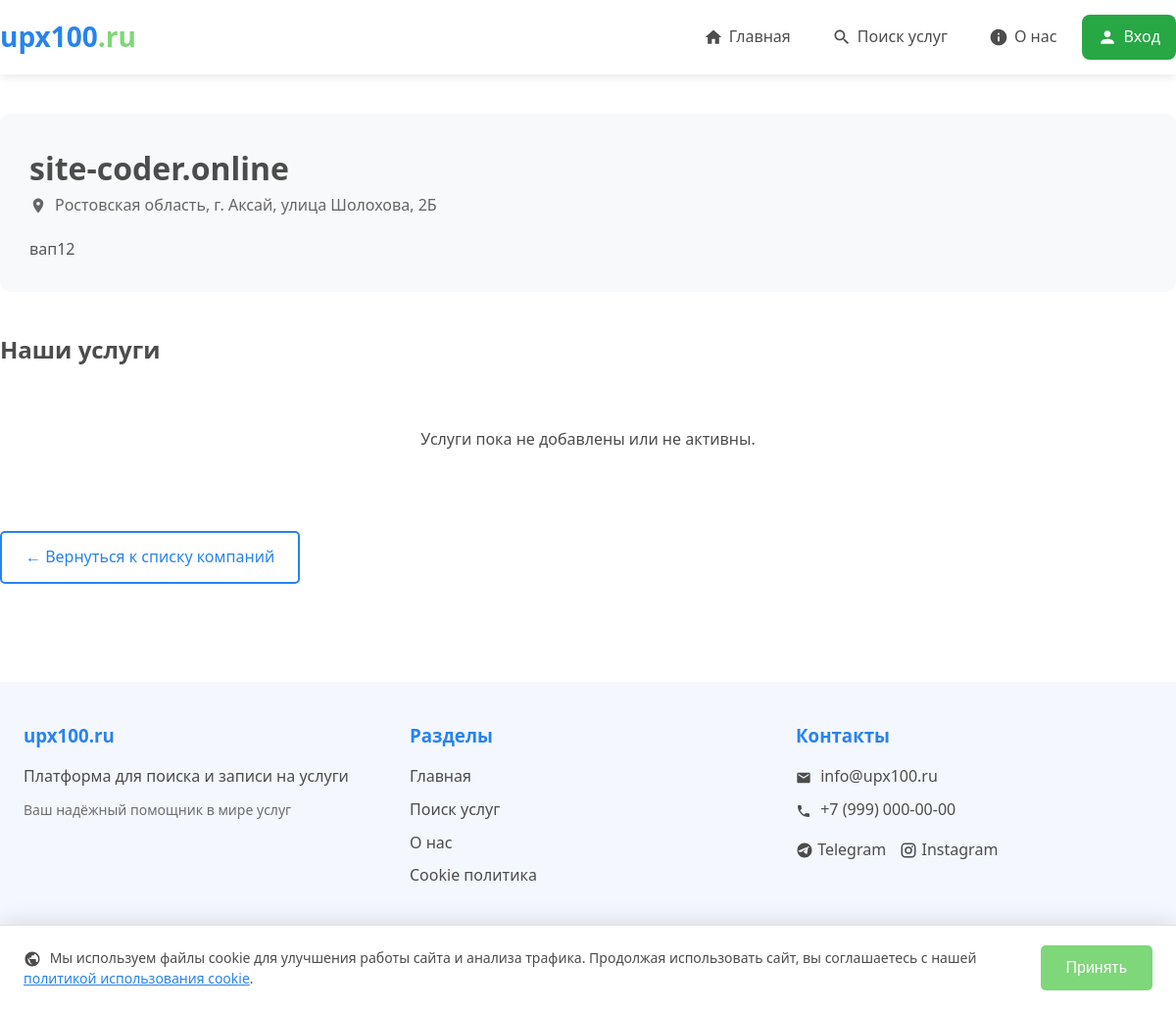
The page /client/company/3/ on the database as committed earlier.
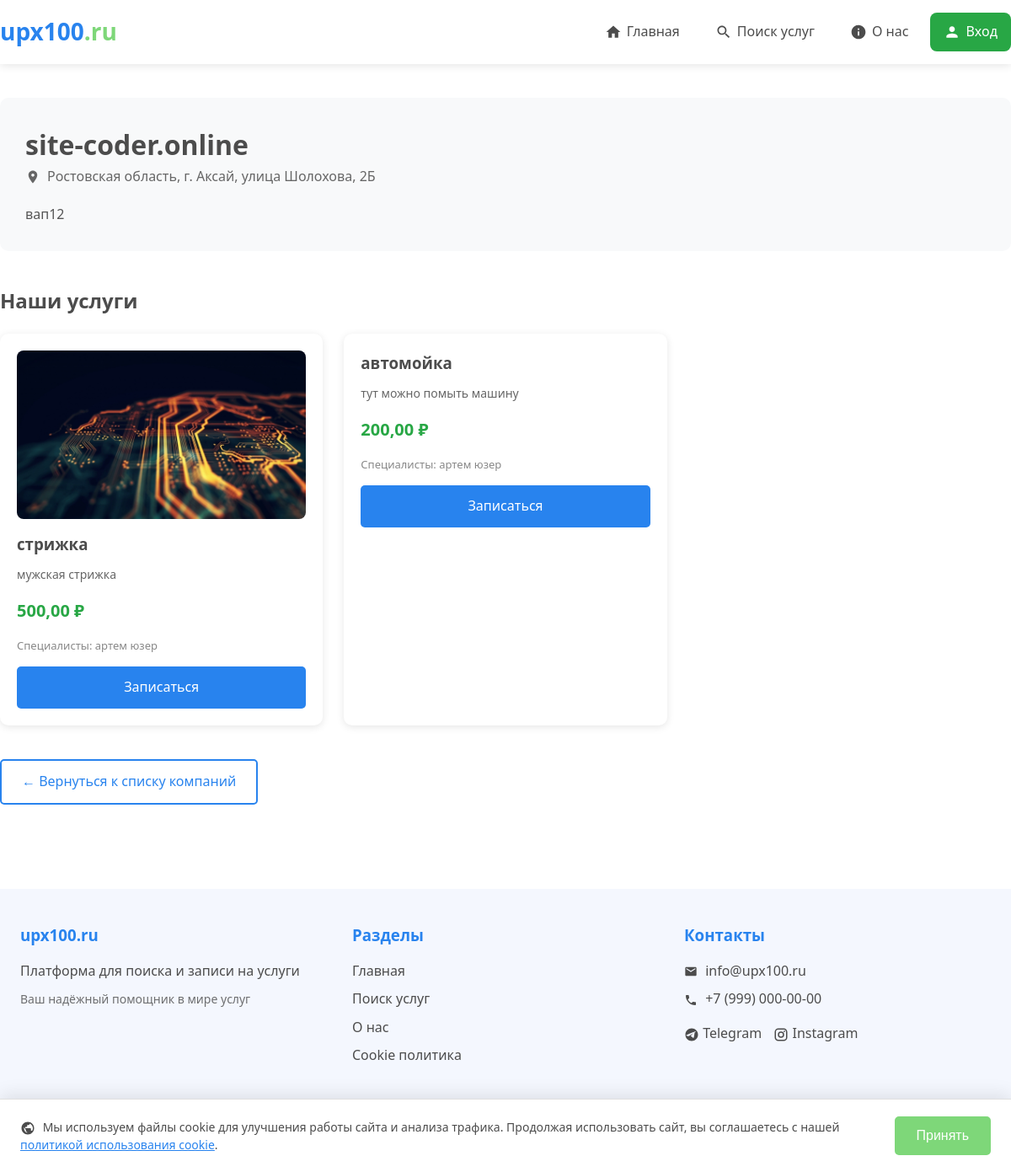
The same page on the database as committed later.
### business/models.py (models this page shows, shortened)
class Service(models.Model):
    company = models.ForeignKey(Company, on_delete=models.CASCADE, related_name='services', verbose_name="Компания")
    category = models.ForeignKey('companies.Category', on_delete=models.SET_NULL, null=True, blank=True, related_name='business_services', verbose_name="Категория")
    subcategory = models.ForeignKey('companies.Subcategory', on_delete=models.SET_NULL, null=True, blank=True, related_name='business_services', verbose_name="Подкатегория")
    employees = models.ManyToManyField(Employee, related_name='services', verbose_name="Сотрудники")
    name = models.CharField(max_length=200, verbose_name="Название услуги")
    description = models.TextField(blank=True, verbose_name="Описание")
    price = models.DecimalField(max_digits=10, decimal_places=2, verbose_name="Цена (руб)")
    duration = models.PositiveIntegerField(help_text="Длительность в минутах", verbose_name="Длительность (мин)", null=True, blank=True)
    photo = models.ImageField(upload_to='service_photos/', blank=True, null=True, verbose_name="Фото услуги")
    created_at = models.DateTimeField(auto_now_add=True)
    updated_at = models.DateTimeField(auto_now=True)
    payment_amount = models.DecimalField(max_digits=10, decimal_places=2, default=0, verbose_name="Сумма оплаты (руб/мес)")
    payment_due_date = models.DateTimeField(null=True, blank=True, verbose_name="Дата окончания оплаты")
    last_payment_date = models.DateTimeField(null=True, blank=True, verbose_name="Дата последней оплаты")
    class Meta:
        verbose_name = "Услуга"
        verbose_name_plural = "Услуги"

class Employee(models.Model):
    company = models.ForeignKey(Company, on_delete=models.CASCADE, related_name='employees', verbose_name="Компания")
    user = models.OneToOneField(settings.AUTH_USER_MODEL, on_delete=models.CASCADE, related_name='employee_profile')
    position = models.CharField(max_length=100, blank=True, verbose_name="Должность")
    phone = models.CharField(max_length=20, blank=True, verbose_name="Телефон")
    is_active = models.BooleanField(default=True, verbose_name="Активен")
    created_at = models.DateTimeField(auto_now_add=True)
    class Meta:
        verbose_name = "Сотрудник"
        verbose_name_plural = "Сотрудники"
        unique_together = ['company', 'user']
    @property
    def name(self):
        return self.user.get_full_name() or self.user.email

### accounts/models.py (models this page shows, shortened)
class User(AbstractBaseUser, PermissionsMixin):
    ROLE_CHOICES = (
        ('admin', 'Администратор'),
        ('entrepreneur', 'Предприниматель'),
        ('employee', 'Сотрудник'),
    )
    email = models.EmailField('Email', unique=True)
    first_name = models.CharField('Имя', max_length=30, blank=True)
    last_name = models.CharField('Фамилия', max_length=30, blank=True)
    phone = models.CharField('Телефон', max_length=20, blank=True)
    role = models.CharField('Роль', max_length=20, choices=ROLE_CHOICES, default='entrepreneur')
    is_staff = models.BooleanField('Статус сотрудника', default=False)
    is_active = models.BooleanField('Активен', default=True)
    date_joined = models.DateTimeField('Дата регистрации', default=timezone.now)
    objects = UserManager()
    USERNAME_FIELD = 'email'
    REQUIRED_FIELDS = []
    class Meta:
        verbose_name = 'Пользователь'
        verbose_name_plural = 'Пользователи'
    def get_full_name(self):
        return f"{self.first_name} {self.last_name}".strip() or self.email

### client/views.py (the view)
# urls.py: path('company/<int:company_id>/', views.company_detail_view, name='company_detail'),
def company_detail_view(request, company_id):
    company = get_object_or_404(Company, pk=company_id, is_verified=True)
    services = company.services.filter(
        payment_due_date__gt=timezone.now(),  # Оплата активна
        payment_due_date__isnull=False,  # Есть дата оплаты
        company__is_verified=True  # Компания проверена
    ).prefetch_related('employees', 'category', 'subcategory')
    context = {
        'company': company,
        'services': services,
    }
    return render(request, 'client/company_detail.html', context)

### templates/client/company_detail.html (shortened to what this page needs)
{% extends 'base.html' %}
{% block content %}
<div class="container" style="padding: 40px 0;">
    <div style="margin-bottom: 40px; padding: 30px; background: #f8f9fa; border-radius: 10px;">
        <div style="display: flex; align-items: center; gap: 20px; margin-bottom: 20px;">
            <div>
                <h1>{{ company.name }}</h1>
                {% if company.address %}
                    <p style="color: #666; display: flex; align-items: center; gap: 8px;">
                        <svg viewBox="0 0 24 24" style="width: 18px; height: 18px; fill: currentColor;"><path d="M12 2C8.13 2 5 5.13 5 9c0 5.25 7 13 7 13s7-7.75 7-13c0-3.87-3.13-7-7-7zm0 9.5c-1.38 0-2.5-1.12-2.5-2.5s1.12-2.5 2.5-2.5 2.5 1.12 2.5 2.5-1.12 2.5-2.5 2.5z"/></svg>
                        {{ company.address }}
                    </p>
                {% endif %}
            </div>
        </div>
        {% if company.description %}
            <p style="color: #555; line-height: 1.6;">{{ company.description }}</p>
        {% endif %}
    </div>
    <h2 style="margin-bottom: 20px;">Наши услуги</h2>
    {% if services %}
        <div style="display: grid; grid-template-columns: repeat(auto-fill, minmax(300px, 1fr)); gap: 25px;">
            {% for service in services %}
                <div class="card" style="padding: 20px; transition: transform 0.2s;" onmouseover="this.style.transform='translateY(-5px)'" onmouseout="this.style.transform='translateY(0)'">
                    {% if service.photo %}
                        <img src="{{ service.photo.url }}" alt="{{ service.name }}" style="width: 100%; height: 200px; object-fit: cover; border-radius: 8px; margin-bottom: 15px;">
                    {% endif %}
                    <h3 style="margin-bottom: 10px;">{{ service.name }}</h3>
                    {% if service.description %}
                        <p style="color: #666; font-size: 14px; margin-bottom: 15px;">{{ service.description|truncatewords:15 }}</p>
                    {% endif %}
                    <div style="display: flex; justify-content: space-between; align-items: center; margin-bottom: 15px;">
                        <span style="font-size: 20px; font-weight: bold; color: #28a745;">{{ service.price }} ₽</span>
                    </div>
                    {% if service.employees.all %}
                        <p style="font-size: 13px; color: #888; margin-bottom: 15px;">
                            Специалисты: {% for emp in service.employees.all|slice:":3" %}{{ emp.name }}{% endfor %}
                        </p>
                    {% endif %}
                    <a href="{% url 'client:service_detail' service.pk %}" class="btn btn--primary" style="width: 100%;">Записаться</a>
                </div>
            {% endfor %}
        </div>
    {% else %}
        <div style="text-align: center; padding: 40px;">
            <p>Услуги пока не добавлены или не активны.</p>
        </div>
    {% endif %}
    <div style="margin-top: 40px;">
        <a href="{% url 'client:companies_list' %}" class="btn btn--outline">← Вернуться к списку компаний</a>
    </div>
</div>
{% endblock %}

Rows that differ between the two databases and show on the page:
now on this page (row edited): Service: photo (picture), name "стрижка", description "мужская стрижка", price "500,00"
now on this page (row unchanged): Employee: name "артем юзер"
added Service: name "автомойка", description "тут можно помыть машину", price "200,00"
Other text that changed with them:
text no longer shown: "Услуги пока не добавлены или не активны."
